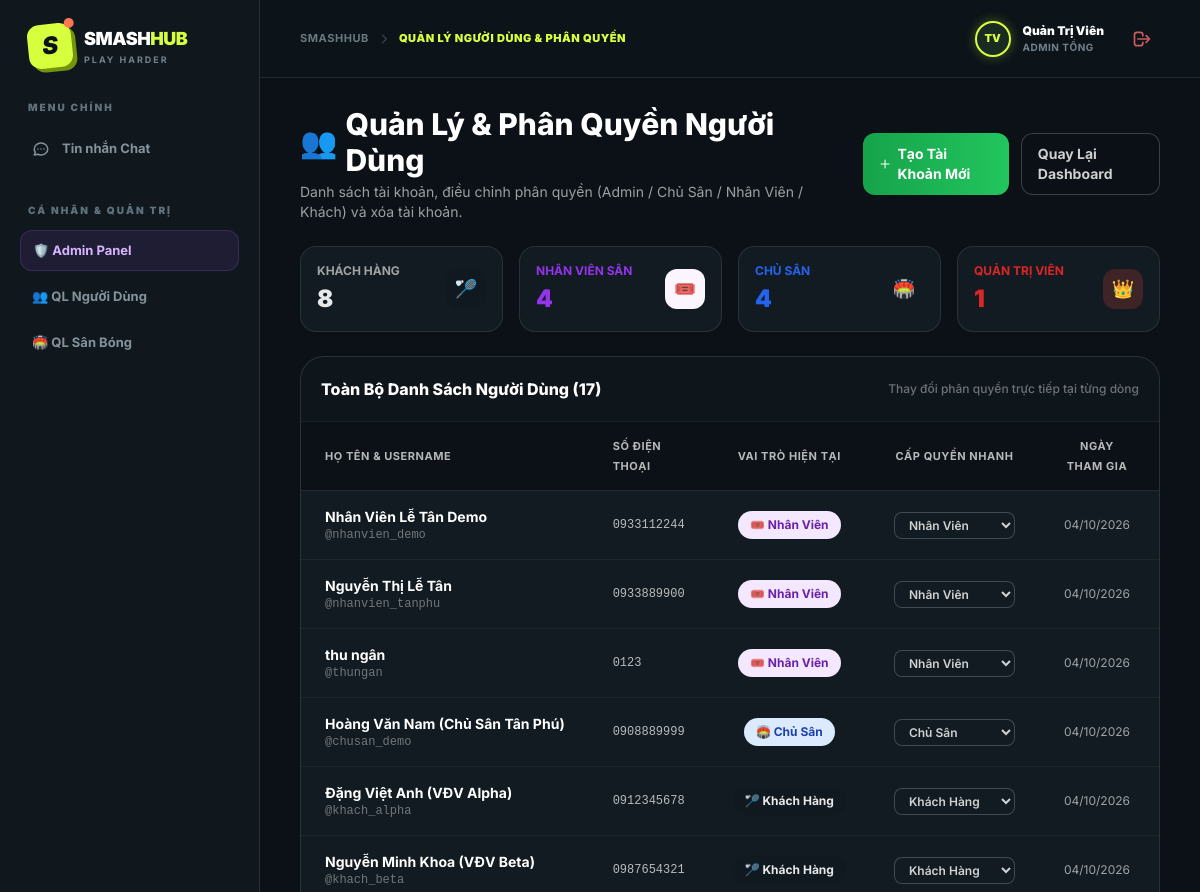
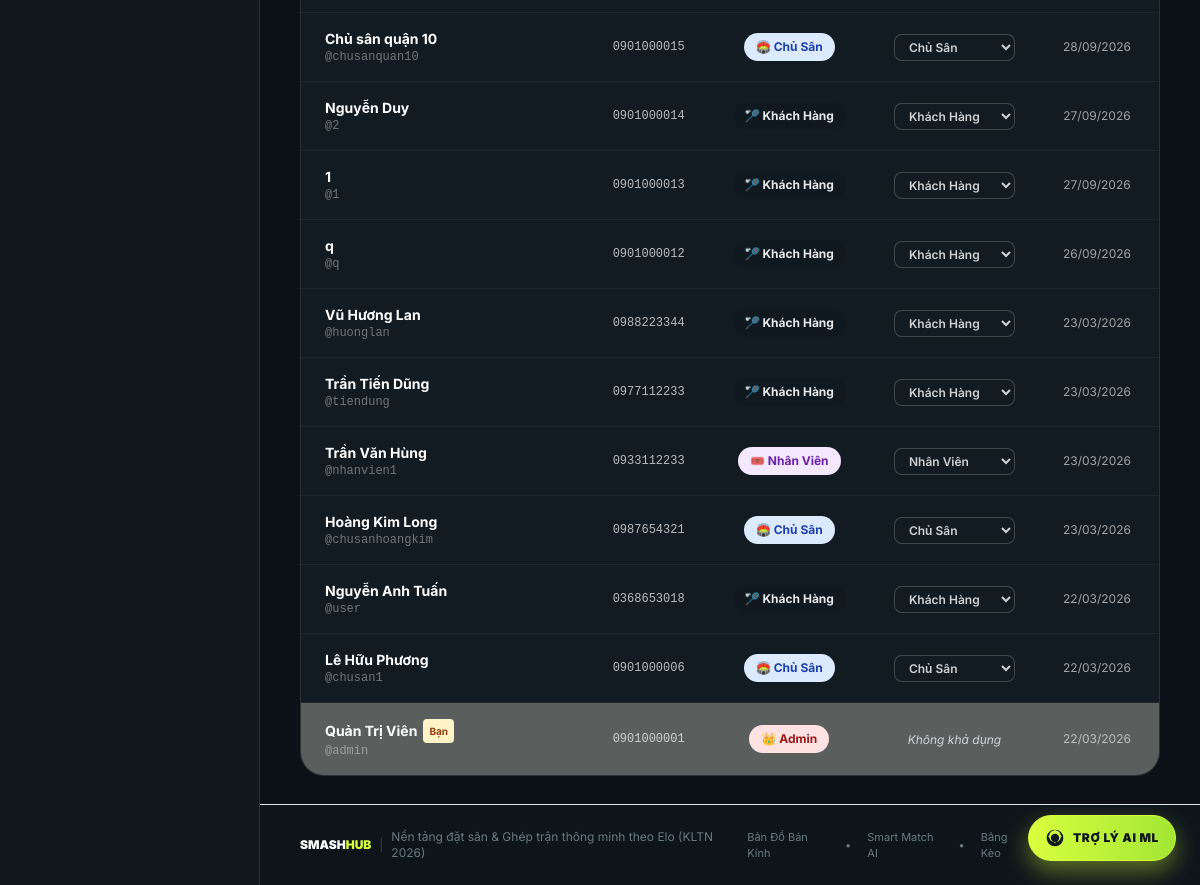
Screenshot of /index.php?action=admin_users (signed in) with the database file from the repository (2 pictures, top to bottom).
### tables this page shows
CREATE TABLE `pitches` (
    `id` int NOT NULL AUTO_INCREMENT,
    `owner_id` int DEFAULT NULL,
    `name` varchar(255) NOT NULL,
    `location` varchar(255) NOT NULL DEFAULT '',
    `district` varchar(100) DEFAULT '',
    `city` varchar(100) DEFAULT 'TP.HCM',
    `latitude` decimal(10,8) DEFAULT 10.80000000 COMMENT 'Tọa độ vĩ độ GPS',
    `longitude` decimal(11,8) DEFAULT 106.70000000 COMMENT 'Tọa độ kinh độ GPS',
    `type` varchar(50) NOT NULL COMMENT 'Thảm PVC Tiêu Chuẩn BWF, Thảm PVC Yonex, Sân Gỗ Thi Đấu, Thảm Alite',
    `quantity` int NOT NULL DEFAULT 1 COMMENT 'Số lượng sân con trong cụm',
    `price_per_hour` decimal(10,2) NOT NULL,
    `image_url` varchar(255) DEFAULT NULL,
    `amenities` varchar(255) DEFAULT 'parking,lighting,cooling,shower',
    `description` text,
    `status` enum('active','locked') DEFAULT 'active',
    PRIMARY KEY (`id`)
  );

CREATE TABLE `users` (
    `id` int NOT NULL AUTO_INCREMENT,
    `username` varchar(50) NOT NULL,
    `password` varchar(255) NOT NULL,
    `role` enum('user','staff','owner','admin') DEFAULT 'user',
    `name` varchar(255) NOT NULL,
    `phone` varchar(20) DEFAULT NULL,
    `avatar_url` varchar(255) DEFAULT NULL,
    `skill_level` tinyint NOT NULL DEFAULT 3 COMMENT '1: Mới chơi, 2: TB Yếu, 3: Trung bình, 4: Khá, 5: Bán chuyên',
    `preferred_format` varchar(50) DEFAULT 'Đánh Đôi' COMMENT 'Đánh Đơn, Đánh Đôi, Giao lưu nhóm',
    `district` varchar(100) DEFAULT 'Bình Thạnh',
    `latitude` decimal(10,8) DEFAULT NULL,
    `longitude` decimal(11,8) DEFAULT NULL,
    `location_address` varchar(255) DEFAULT '',
    `reputation_score` int NOT NULL DEFAULT 100 COMMENT 'Thang điểm Uy Tín Fair-Play từ 0 - 100',
    `penalty_until` datetime DEFAULT NULL,
    `created_at` timestamp NOT NULL DEFAULT CURRENT_TIMESTAMP,
    `owner_id` int DEFAULT NULL,
    `assigned_pitch_id` int DEFAULT NULL,
    PRIMARY KEY (`id`),
    UNIQUE KEY `username` (`username`)
  );

### controllers/AdminController.php (called while the page is built, shortened)
<?php
class AdminController {
    public function users() {
        $database = new Database();
        $db = $database->getConnection();
        $userModel = new User($db);
        $stmt = $userModel->readAll();
        $users = $stmt->fetchAll(PDO::FETCH_ASSOC);
        require_once 'views/layout.php';
    }
}
?>

### models/User.php (called while the page is built, shortened)
<?php
class User {
    private $conn;
    private $table_name = "users";
    public function __construct($db) {
        $this->conn = $db;
        $this->ensureSchema();
    }
    private function ensureSchema() {
        try {
            $cols = $this->conn->query("SHOW COLUMNS FROM " . $this->table_name)->fetchAll(PDO::FETCH_COLUMN);
        } catch (Exception $e) {}
    }
    public function readAll() {
        $query = "SELECT u.*, p.name as pitch_name, o.name as owner_name
                  FROM " . $this->table_name . " u
                  LEFT JOIN pitches p ON u.assigned_pitch_id = p.id
                  LEFT JOIN " . $this->table_name . " o ON u.owner_id = o.id
                  ORDER BY u.created_at DESC";
        $stmt = $this->conn->prepare($query);
        $stmt->execute();
        return $stmt;
    }
}
?>

### views/admin/users.php (the view, shortened to what this page needs)
<div class="max-w-7xl mx-auto space-y-6">
    <div class="flex flex-col md:flex-row md:items-center justify-between gap-4">
        <div>
            <h1 class="text-3xl font-extrabold text-white flex items-center gap-2">
                <span>👥</span> Quản Lý & Phân Quyền Người Dùng
            </h1>
            <p class="mt-1 text-white/60 text-sm">Danh sách tài khoản, điều chỉnh phân quyền (Admin / Chủ Sân / Nhân Viên / Khách) và xóa tài khoản.</p>
        </div>
        <div class="flex space-x-3">
            <a href="index.php?action=admin_create_user" class="bg-gradient-to-r from-green-600 to-green-500 hover:from-green-700 hover:to-green-600 text-white px-4 py-2.5 rounded-xl text-sm font-bold shadow-none transition-all flex items-center gap-1.5">
                <svg class="w-4 h-4" fill="none" stroke="currentColor" viewBox="0 0 24 24"><path stroke-linecap="round" stroke-linejoin="round" stroke-width="2" d="M12 4v16m8-8H4"></path></svg>
                Tạo Tài Khoản Mới
            </a>
            <a href="index.php?action=admin_dashboard" class="bg-[#0b1116]/10 border border-white/20 text-white/80 hover:bg-[#0b1116]/20 px-4 py-2.5 rounded-xl text-sm font-bold shadow-none transition-colors">Quay Lại Dashboard</a>
        </div>
    </div>
    <?php
        $count_user = 0;
        $count_staff = 0;
        $count_owner = 0;
        $count_admin = 0;
        foreach($users as $item) {
            if ($item['role'] == 'user') $count_user++;
            elseif ($item['role'] == 'staff') $count_staff++;
            elseif ($item['role'] == 'owner') $count_owner++;
            elseif ($item['role'] == 'admin') $count_admin++;
        }
    ?>
    <div class="grid grid-cols-2 md:grid-cols-4 gap-4">
        <div class="bg-[#121b21] p-4 rounded-2xl border border-white/10 shadow-none flex items-center justify-between">
            <div>
                <p class="text-xs font-bold text-white/60 uppercase">Khách Hàng</p>
                <p class="text-2xl font-black text-white/90 mt-1"><?php echo $count_user; ?></p>
            </div>
            <span class="w-10 h-10 rounded-xl bg-[#0b1116]/10 flex items-center justify-center text-lg">🏸</span>
        </div>
        <div class="bg-[#121b21] p-4 rounded-2xl border border-white/10 shadow-none flex items-center justify-between">
            <div>
                <p class="text-xs font-bold text-purple-600 uppercase">Nhân Viên Sân</p>
                <p class="text-2xl font-black text-purple-600 mt-1"><?php echo $count_staff; ?></p>
            </div>
            <span class="w-10 h-10 rounded-xl bg-purple-50 flex items-center justify-center text-lg">🎟️</span>
        </div>
        <div class="bg-[#121b21] p-4 rounded-2xl border border-white/10 shadow-none flex items-center justify-between">
            <div>
                <p class="text-xs font-bold text-blue-600 uppercase">Chủ Sân</p>
                <p class="text-2xl font-black text-blue-600 mt-1"><?php echo $count_owner; ?></p>
            </div>
            <span class="w-10 h-10 rounded-xl bg-blue-500/100/20 flex items-center justify-center text-lg">🏟️</span>
        </div>
        <div class="bg-[#121b21] p-4 rounded-2xl border border-white/10 shadow-none flex items-center justify-between">
            <div>
                <p class="text-xs font-bold text-red-600 uppercase">Quản Trị Viên</p>
                <p class="text-2xl font-black text-red-600 mt-1"><?php echo $count_admin; ?></p>
            </div>
            <span class="w-10 h-10 rounded-xl bg-red-500/20 flex items-center justify-center text-lg">👑</span>
        </div>
    </div>
    <div class="bg-[#121b21] rounded-3xl shadow-none border border-white/10 overflow-hidden">
        <div class="p-5 border-b border-white/5 flex justify-between items-center bg-[#0b1116]/50">
            <h3 class="font-extrabold text-white text-base">Toàn Bộ Danh Sách Người Dùng (<?php echo count($users); ?>)</h3>
            <span class="text-xs text-white/40 font-medium">Thay đổi phân quyền trực tiếp tại từng dòng</span>
        </div>
        <div class="overflow-x-auto">
            <table class="min-w-full divide-y divide-white/10 text-sm">
                <thead class="bg-[#0b1116] text-white/70 uppercase font-black text-[11px] tracking-wider">
                    <tr>
                        <th class="px-6 py-3.5 text-left">Họ Tên & Username</th>
                        <th class="px-6 py-3.5 text-left">Số Điện Thoại</th>
                        <th class="px-6 py-3.5 text-center">Vai Trò Hiện Tại</th>
                        <th class="px-6 py-3.5 text-center">Cấp Quyền Nhanh</th>
                        <th class="px-6 py-3.5 text-center">Ngày Tham Gia</th>
                        <th class="px-6 py-3.5 text-center">Thao Tác</th>
                    </tr>
                </thead>
                <tbody class="bg-[#121b21] divide-y divide-white/5">
                    <?php if(count($users) > 0): ?>
                        <?php foreach($users as $u): ?>
                        <tr class="hover:bg-[#0b1116]/80 transition-colors <?php echo $u['id'] == $_SESSION['user_id'] ? 'bg-amber-50/30' : ''; ?>">
                            <td class="px-6 py-4 whitespace-nowrap">
                                <div class="font-bold text-white flex items-center gap-1.5">
                                    <?php echo htmlspecialchars($u['name']); ?>
                                    <?php if($u['id'] == $_SESSION['user_id']): ?>
                                        <span class="text-[10px] font-bold bg-amber-100 text-amber-800 px-1.5 py-0.5 rounded">Bạn</span>
                                    <?php endif; ?>
                                </div>
                                <div class="text-xs text-white/40 font-mono">@<?php echo htmlspecialchars($u['username']); ?></div>
                            </td>
                            <td class="px-6 py-4 whitespace-nowrap text-white/70 font-mono text-xs">
                                <?php echo htmlspecialchars($u['phone'] ?? 'Chưa cập nhật'); ?>
                            </td>
                            <td class="px-6 py-4 whitespace-nowrap text-center">
                                <?php if($u['role'] == 'admin'): ?>
                                    <span class="px-3 py-1 inline-flex text-xs leading-5 font-bold rounded-full bg-red-100 text-red-800">👑 Admin</span>
                                <?php elseif($u['role'] == 'owner'): ?>
                                    <span class="px-3 py-1 inline-flex text-xs leading-5 font-bold rounded-full bg-blue-100 text-blue-800">🏟️ Chủ Sân</span>
                                <?php elseif($u['role'] == 'staff'): ?>
                                    <span class="px-3 py-1 inline-flex text-xs leading-5 font-bold rounded-full bg-purple-100 text-purple-800">🎟️ Nhân Viên</span>
                                <?php else: ?>
                                    <span class="px-3 py-1 inline-flex text-xs leading-5 font-bold rounded-full bg-[#0b1116]/10 text-white/90">🏸 Khách Hàng</span>
                                <?php endif; ?>
                            </td>
                            <td class="px-6 py-4 whitespace-nowrap text-center">
                                <?php if($u['id'] == $_SESSION['user_id']): ?>
                                    <span class="text-xs text-gray-300 italic">Không khả dụng</span>
                                <?php else: ?>
                                <form action="index.php?action=admin_update_role" method="POST" class="inline-flex items-center gap-1">
                                    <select name="role" onchange="if(confirm('Xác nhận đổi quyền cho tài khoản @<?php echo htmlspecialchars($u['username']); ?>?')) this.form.submit();" class="border border-white/20 rounded-lg px-2.5 py-1 text-xs font-semibold text-white/80 bg-[#121b21] hover:border-gray-400 focus:ring-2 focus:ring-green-500 focus:outline-none cursor-pointer">
                                        <option value="user" <?php echo ($u['role'] == 'user') ? 'selected' : ''; ?>>Khách Hàng</option>
                                        <option value="staff" <?php echo ($u['role'] == 'staff') ? 'selected' : ''; ?>>Nhân Viên</option>
                                        <option value="owner" <?php echo ($u['role'] == 'owner') ? 'selected' : ''; ?>>Chủ Sân</option>
                                    </select>
                                </form>
                                <?php endif; ?>
                            </td>
                            <td class="px-6 py-4 whitespace-nowrap text-xs text-center text-white/60">
                                <?php echo date('d/m/Y', strtotime($u['created_at'])); ?>
                            </td>
                            <td class="px-6 py-4 whitespace-nowrap text-center">
                            </td>
                        </tr>
                        <?php endforeach; ?>
                    <?php else: ?>
                        <tr><td colspan="6" class="px-6 py-8 text-center text-white/60">Không có người dùng nào.</td></tr>
                    <?php endif; ?>
                </tbody>
            </table>
        </div>
    </div>
</div>

### views/layout.php (style rules this page uses)
body { font-family: 'Inter', -apple-system, BlinkMacSystemFont, "Segoe UI", Roboto, sans-serif; background-color: #0b1116; color: #ffffff; }
input:not([type="checkbox"]):not([type="radio"]):not([type="submit"]):not([type="button"]), textarea, select { background-color: #121b21; color: #ffffff; }

### rows the page displays
pitches: users.name "Nhân Viên Lễ Tân Demo", users.username "nhanvien_demo", users.phone "0933112244", shows "🎟️ Nhân Viên", role "Nhân Viên", users.created_at "04/10/2026", users.name "Nguyễn Thị Lễ Tân", users.username "nhanvien_tanphu", users.phone "0933889900"
pitches: users.name "thu ngân", users.username "thungan", users.phone "0123", shows "🎟️ Nhân Viên", role "Nhân Viên", users.created_at "04/10/2026"
users: name "Hoàng Văn Nam (Chủ Sân Tân Phú)", username "chusan_demo", phone "0908889999", shows "🏟️ Chủ Sân", role "Chủ Sân", created_at "04/10/2026"
users: name "Đặng Việt Anh (VĐV Alpha)", username "khach_alpha", phone "0912345678", shows "🏸 Khách Hàng", role "Khách Hàng", created_at "04/10/2026"
users: name "Nguyễn Minh Khoa (VĐV Beta)", username "khach_beta", phone "0987654321", shows "🏸 Khách Hàng", role "Khách Hàng", created_at "04/10/2026"
users: name "Chủ sân quận 10", username "chusanquan10", phone "0901000015", shows "🏟️ Chủ Sân", role "Chủ Sân", created_at "28/09/2026"
users: name "Nguyễn Duy", username "2", phone "0901000014", shows "🏸 Khách Hàng", role "Khách Hàng", created_at "27/09/2026"
users: name "1", username "1", phone "0901000013", shows "🏸 Khách Hàng", role "Khách Hàng", created_at "27/09/2026"
users: name "q", username "q", phone "0901000012", shows "🏸 Khách Hàng", role "Khách Hàng", created_at "26/09/2026"
users: name "Vũ Hương Lan", username "huonglan", phone "0988223344", shows "🏸 Khách Hàng", role "Khách Hàng", created_at "23/03/2026"
users: name "Trần Tiến Dũng", username "tiendung", phone "0977112233", shows "🏸 Khách Hàng", role "Khách Hàng", created_at "23/03/2026"
users: name "Trần Văn Hùng", username "nhanvien1", phone "0933112233", shows "🎟️ Nhân Viên", role "Nhân Viên", created_at "23/03/2026"
users: name "Hoàng Kim Long", username "chusanhoangkim", phone "0987654321", shows "🏟️ Chủ Sân", role "Chủ Sân", created_at "23/03/2026"
users: name "Nguyễn Anh Tuấn", username "user", phone "0368653018", shows "🏸 Khách Hàng", role "Khách Hàng", created_at "22/03/2026"
users: name "Lê Hữu Phương", username "chusan1", phone "0901000006", shows "🏟️ Chủ Sân", role "Chủ Sân", created_at "22/03/2026"
users: name "Quản Trị Viên", shows "Bạn", username "admin", phone "0901000001", role "👑 Admin", shows "Không khả dụng", created_at "22/03/2026"

### other values shown
$page_title "QUẢN LÝ NGƯỜI DÙNG & PHÂN QUYỀN"
$user_initials "TV"
$clean_user_name "Quản Trị Viên"
$user_badge_text "ADMIN TỔNG"
$count_user "8"
$count_staff "4"
$count_owner "4"
$count_admin "1"
count($users) "17"
